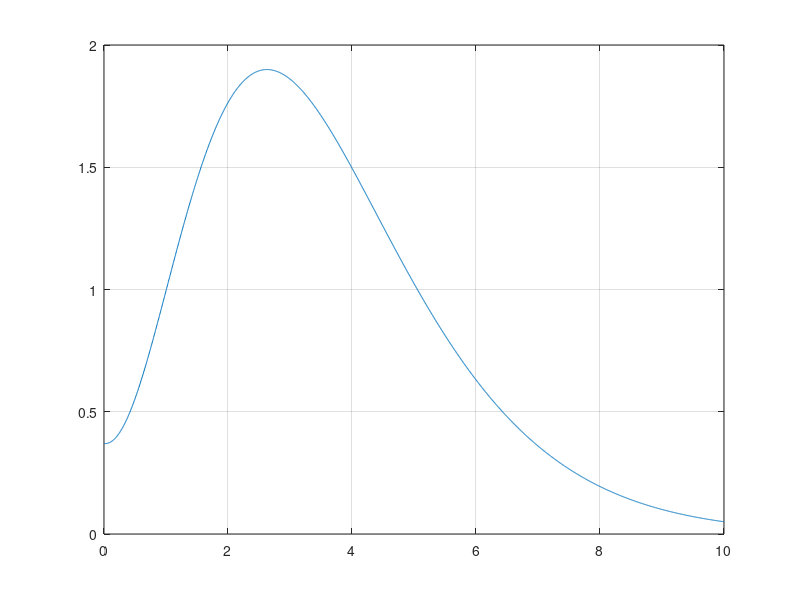
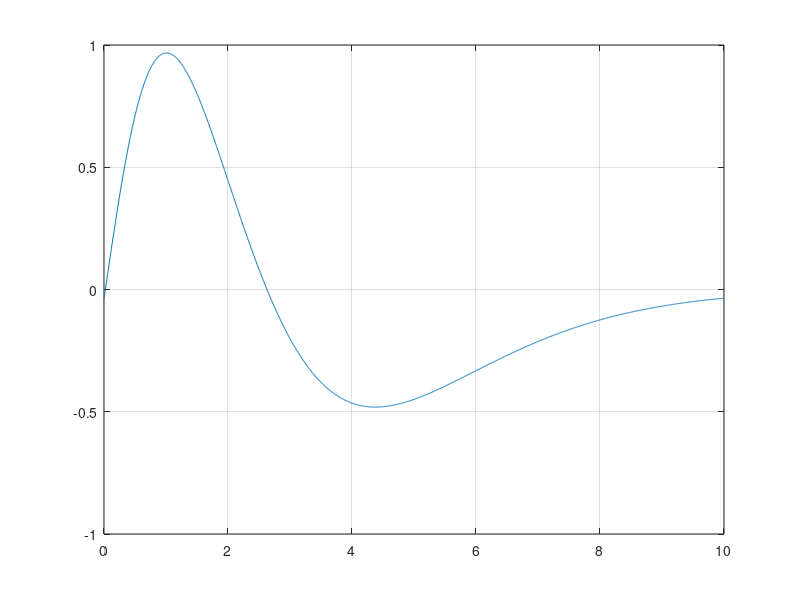

These charts were generated, in order, by the following MATLAB code: (Note: this script raises an error after producing the figures.)
clear all;clc


E = @(t) (((t+1/3).^3) + 1/3).* (e.^-t);
dE = @(t) (-27*e.^(-t).*t.^3 + 54*e.^(-t).*t.^2 + 45*e.^(-t).*t - e.^(-t))/27;
d2E = @(t) (27*e^(-t)*t^3 -135*e^(-t)*t^2 + 63*e^(-t)*t + 46*e^(-t))/27;
d3E = @(t) (-27*e^(-t)*t^3 + 216*e^(-t)*t^2 + -333*e^(-t)*t +17* e^(-t))/27;

Ea = @(t) (( (t+(1/3)).^3 + (1/3)).* (e.^(-t))) -1.5;
tol = 1e-5;

figure(1)
xspace=linspace(0,10,2000);
plot(xspace,E(xspace))
grid on;

figure(2)
plot(xspace,dE(xspace))
grid on;

disp("a)")############################################
disp("\nRaiz 1")
disp("Biseccion")
[xa1_b,ha1_b,ita1_b] = biseccion(Ea,1,2,100,10^-2);
xa1_b
ita1_b
disp("Newton")
[xa1,ha1,ita1] = newton(Ea,dE,xa1_b,100,tol);
xa1
ita1
disp("")

disp("\nRaiz 2")
disp("Biseccion")
[xa2_b,ha2_b,ita2_b] = biseccion(Ea,3,6,100,10^-2);
xa2_b
ita2_b

disp("Newton")
[xa2,ha2,ita2] = newton(Ea,dE,xa2_b,100,tol);
xa2
ita2
disp("")

disp("La Energia es igual a 1.5 en los puntos")
[xa1;xa2]

disp("b)")############################################
disp("Newton")
[xb,hb,itb] = newton(dE,d2E,2.5,100,tol)
disp("\nEl maximo de energia se encuentra en")
xb


disp("\nc)")############################################
disp("Biseccion")
[x3_b,h3_b,it3_b] = biseccion(d2E,0,4,100,10^-2);
x3_b
it3_b

disp("Newton")
[x3,h3,it3] = newton(d2E,d3E,x3_b,100,tol);
x3
it3
disp("")

disp("\nLa tasa de crecimiento maxima esta en")
x3
